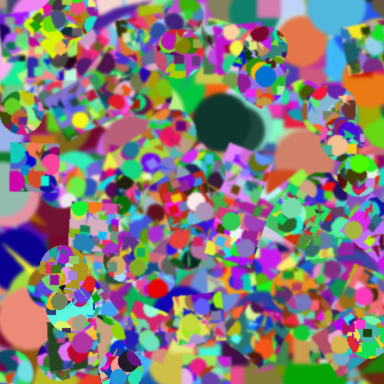
%> input picture python/depth_test/image_f1_000_100.png, 384 x 384 px
$ octave compare_dnn_map_to_groundtruth.m   (GNU Octave 9; MATLAB toolbox functions it lacks are replaced by stand-ins)
%> lines starting %> are read from the running program, lines starting %| are printed output that depends on the picture
format long g
format compact
clc
close all
clearvars

full_path = mfilename('fullpath');
[startpath,  filename, ext] = fileparts(full_path);
plot_num = 1;

%% select the ground truth depth map and the resulting depth maps from the dnn

file_filter = {'*.png','Image Files';'*.*','All Files' };

data_path = 'D:\IUPUI\Test_Data\';
[gt_file, gt_path] = uigetfile(file_filter, 'Select Ground Truth Depth Map File', data_path, 'MultiSelect', 'off');
%> the answer given: ../../python/depth_test/dm_000.png
if(gt_path == 0)
    return;
end

data_path = 'D:\IUPUI\Test_Data\';
[img_file, img_path] = uigetfile(file_filter, 'Select In-Focus Image File', gt_path, 'MultiSelect', 'off');
%> the answer given: ../../python/depth_test/image_f1_000_100.png
if(img_path == 0)
    return;
end

data_path = 'D:\IUPUI\Test_Data\';
[dimg_file, dimg_path] = uigetfile(file_filter, 'Select Out-of-Focus Image File', img_path, 'MultiSelect', 'off');
%> the answer given: ../../python/depth_test/image_f1_000_100.png
if(dimg_path == 0)
    return;
end

data_path = 'D:\IUPUI\PhD\results';
[dnn_dm_file, dnn_dm_path] = uigetfile(file_filter, 'Select DNN Depth Map File', data_path, 'MultiSelect', 'off');
%> the answer given: ../../python/depth_test/image_f1_000_100.png
if(dnn_dm_path == 0)
    return;
end

save_data = true;

save_path = uigetdir(dnn_dm_path, 'Select Save Folder');
%> the answer given: ../../python/depth_test
if(save_path == 0)
    save_data = false;
end

%% load in the data

% read in the dnn files first
dnn_img = double(imread(fullfile(dnn_dm_path,dnn_dm_file)));
dnn_sz = size(dnn_img);
%> dnn_sz = [384 384 3]

% read in the in-focus image
img = double(imread(fullfile(img_path,img_file)));
img = img(1:dnn_sz(1), 1:dnn_sz(2),:);

% read in the out-of-focus image
dimg = double(imread(fullfile(dimg_path,dimg_file)));
dimg = dimg(1:dnn_sz(1), 1:dnn_sz(2),:);

% read in the ground truth
gt_img = double(imread(fullfile(gt_path, gt_file)));
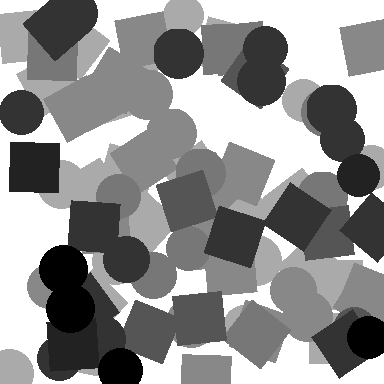
%> input picture python/depth_test/dm_000.png, 384 x 384 px
%> gt_img: size 384x384x3 double; min 1, max 16, mean 9.45; mean of the top-left, top-right, bottom-left and bottom-right quarters 9.38, 11.19, 8.63, 8.6
gt_img = gt_img(1:dnn_sz(1), 1:dnn_sz(2));
%> gt_img: size 384x384 double


%% get the dnn depth map distribution

dm_tmp = dnn_img(:);
gt_tmp = gt_img(:);

for idx=1:256
    dm_hist(idx,1) = sum(dm_tmp==(idx-1));
    gt_hist(idx,1) = sum(gt_tmp==(idx-1));
end
%> after the loop, dm_hist = 256 values, max 4242 at index 130, min 55 at index 256, mean 1728; gt_hist = 256 values, max 42854 at index 17, min 0 at index 1, mean 576
combined_hist = cat(2,gt_hist,dm_hist);
%> combined_hist = 256 rows, first 12: [0 1522; 6251 846; 0 613; 6041 982; 27525 1471; 0 1435; 9665 964; 0 651; 12922 788; 26216 1668; 0 741; 15982 884]

min_bin = 0;
max_bin = numel(gt_hist);
%> max_bin = 256

plot_step = 5;
hist_bin_step = 1;
hist_bins = min_bin:hist_bin_step:max_bin;
%> hist_bins = 257 values from 0 to 256

x_lim = [0,255];
x = [min_bin:hist_bin_step:(max_bin-1)];
%> x = 256 values from 0 to 255

y_m = ceil(log10(max(combined_hist(:))));
%> y_m = 5
y_max = 10^y_m;
%> y_max = 100000

figure(plot_num)
set(gcf,'position',([100,100,1200,600]),'color','w')
hold on
box on
grid on
b = bar(x, combined_hist);
set(gca,'fontweight','bold','FontSize',13, 'yscale', 'log');

% X-Axis
xlim(x_lim);
%xticks([(x_lim(1)+2):plot_step:(x_lim(2)-2)]);
xticks([0:plot_step:max_bin]);
xtickangle(90);
xlabel(strcat('Depth Map Value'),'fontweight','bold')

% Y-Axis
ylabel('Depth Map Value Count','fontweight','bold')
ylim([1 y_max]);
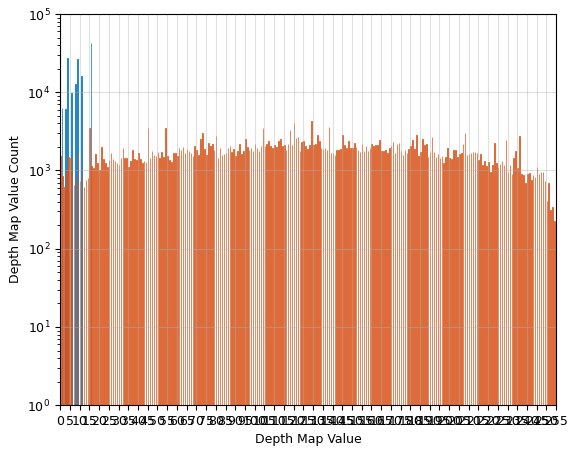
%> figure redrawn from the program's plot data; tallest bar 42853 high, from x = 15.68 to 15.96; tallest bar 4241 high, from x = 129 to 129.3
%ytickformat('%1.2f');

%> (the run ends here)
